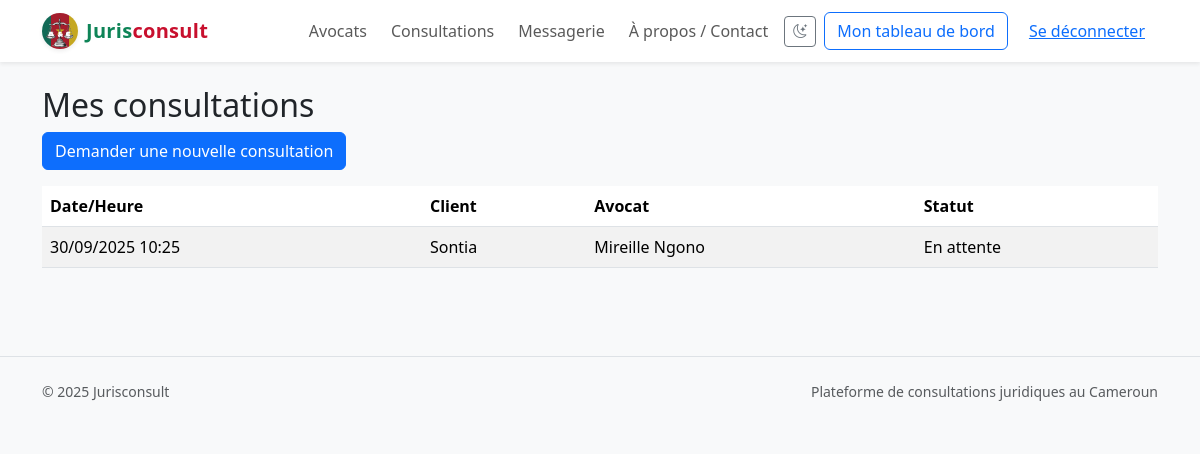
Screenshot of /consultations/ (signed in) with the database file from the repository.
### consultations/models.py (models this page shows, shortened)
class Consultation(models.Model):
    class Status(models.TextChoices):
        PENDING = "pending", _("En attente")
        ACCEPTED = "accepted", _("Acceptée")
        DECLINED = "declined", _("Refusée")
        COMPLETED = "completed", _("Terminée")
    client = models.ForeignKey(settings.AUTH_USER_MODEL, on_delete=models.CASCADE, related_name='client_consultations', verbose_name=_("Client"))
    lawyer = models.ForeignKey(settings.AUTH_USER_MODEL, on_delete=models.CASCADE, related_name='lawyer_consultations', verbose_name=_("Avocat"))
    specialty = models.ForeignKey('lawyers.Specialty', on_delete=models.SET_NULL, null=True, blank=True, verbose_name=_("Spécialité"))
    scheduled_at = models.DateTimeField(verbose_name=_("Date et heure"))
    status = models.CharField(max_length=20, choices=Status.choices, default=Status.PENDING, verbose_name=_("Statut"))
    notes = models.TextField(blank=True, verbose_name=_("Notes"))
    created_at = models.DateTimeField(auto_now_add=True)
    class Meta:
        verbose_name = _("Consultation")
        verbose_name_plural = _("Consultations")
        ordering = ['-scheduled_at']

### accounts/models.py (models this page shows, shortened)
class User(AbstractUser):
    class Roles(models.TextChoices):
        CLIENT = "client", _("Client")
        LAWYER = "lawyer", _("Avocat")
        ADMIN = "admin", _("Administrateur")
    role = models.CharField(
        max_length=20,
        choices=Roles.choices,
        default=Roles.CLIENT,
        verbose_name=_("Rôle")
    )
    phone = models.CharField(max_length=30, blank=True, verbose_name=_("Téléphone"))
    city = models.CharField(max_length=100, blank=True, verbose_name=_("Ville"))

### consultations/views.py (the view)
# urls.py: path('', views.list_my_consultations, name='list'),
@login_required
def list_my_consultations(request):
    if request.user.role == User.Roles.LAWYER:
        consultations = Consultation.objects.filter(lawyer=request.user)
    else:
        consultations = Consultation.objects.filter(client=request.user)
    return render(request, 'consultations/list.html', {'consultations': consultations})

### templates/consultations/list.html
{% extends 'base.html' %}
{% block content %}
<h2>Mes consultations</h2>
<a class="btn btn-primary mb-3" href="{% url 'consultations:book' %}">Demander une nouvelle consultation</a>
<div class="table-responsive">
  <table class="table table-striped">
    <thead>
      <tr>
        <th>Date/Heure</th>
        <th>Client</th>
        <th>Avocat</th>
        <th>Statut</th>
      </tr>
    </thead>
    <tbody>
      {% for c in consultations %}
      <tr>
        <td>{{ c.scheduled_at|date:'d/m/Y H:i' }}</td>
        <td>{{ c.client.get_full_name|default:c.client.username }}</td>
        <td>{{ c.lawyer.get_full_name|default:c.lawyer.username }}</td>
        <td>{{ c.get_status_display }}</td>
      </tr>
      {% empty %}
      <tr><td colspan="4">Aucune consultation.</td></tr>
      {% endfor %}
    </tbody>
  </table>
  </div>
{% endblock %}

### static/css/theme.css (style rules this page uses)
:root { --jc-primary:#0d6efd; --jc-muted:#6c757d; --jc-bg:#f8f9fa; --jc-glass-bg: rgba(255,255,255,.6); --jc-glass-br: 16px; --brand-green:#0e8457; --brand-red:#c8102e; }
body { background:var(--jc-bg); }
.btn-primary { background:var(--jc-primary); border-color:var(--jc-primary); }

### rows the page displays
Consultation: scheduled_at "30/09/2025 10:25", client.get_full_name "Sontia", lawyer.get_full_name "Mireille Ngono", status "En attente"

### other values shown
{{ now|default:2025 }} "2025"
